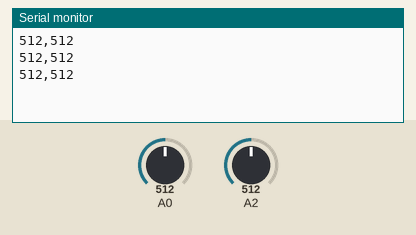
Simulated run of this sketch. Board: Arduino Uno, built with avr-gcc and run on an emulated ATmega328P. Shown: the last lines printed to the serial monitor. The inputs (shaded band) are chosen by the test bench; at power-on: A0 = 512, A2 = 512.

Above: at 1.2 s.
1.3 s: A0 set to 492
At 1.86 s:
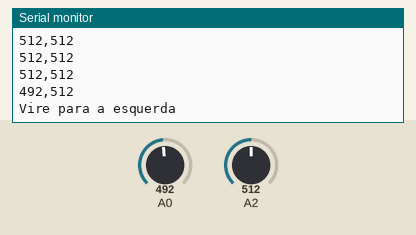
3.5 s: A2 set to 487
At 3.87 s:
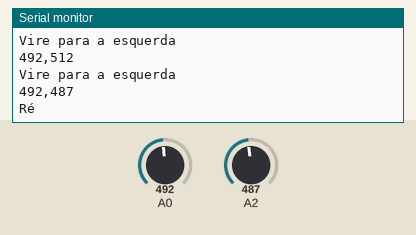

Measured:
- the behaviour switches between 501 and 500 on A0 (found by bisection; images 0 and 1)
- the behaviour switches between 501 and 500 on A2 (found by bisection; images 1 and 2)
- after the input at 1.3 s, the serial monitor: prints a new line after 0.30 s (image 1)
- after the input at 3.5 s, the serial monitor: prints a new line after 0.11 s (image 2)

The sketch:

seguidor_linha_v2.ino
```cpp
#include "DCMotor.h"
#include "LineFollower.h"

DCMotor dcMotor(5, 4, 3, 2);
LineFollower lineFollower(A0,A2,500);

int firstSensor = 0;    // first analog sensor
int secondSensor = 0;   // second analog sensor


void setup() {
  Serial.begin(9600);

}

void loop() {


  firstSensor = analogRead(A0);
  secondSensor = analogRead(A2);
  Serial.print(firstSensor);
  Serial.print(",");
  Serial.print(secondSensor);
  Serial.println("");


  //if ((firstSensor > 500) && (secondSensor > 500) ) {
  if (lineFollower.leftSensorIsUp()  &&  lineFollower.rightSensorIsUp() ) {
    dcMotor.stop();
  }
  else if (firstSensor > 500) {
    Serial.println("Vire para a direita");
    dcMotor.right();
  }
  else if (secondSensor > 500) {
    Serial.println("Vire para a esquerda");
    dcMotor.left();
  }
  else {
    Serial.println("Ré");
    dcMotor.backward();

  }
  delay(100);
  dcMotor.stop();
  delay(300);
}
```

DCMotor.cpp
```cpp
#include "Arduino.h"
#include "DCMotor.h"

DCMotor::DCMotor(int in1, int in2, int in3, int in4){
  _in1 = in1;
  _in2 = in2;
  _in3 = in3;
  _in4 = in4;

}

void DCMotor::forward(){
  clockwise(_in1,_in2);
  clockwise(_in3,_in4);
}

void DCMotor::backward(){
  antiClockwise(_in1,_in2);
  antiClockwise(_in3,_in4);
}

void DCMotor::left(){
  antiClockwise(_in1,_in2);
  clockwise(_in3,_in4);
}

void DCMotor::right(){
  clockwise(_in1,_in2);
  antiClockwise(_in3,_in4);
}

void DCMotor::stop() {
    digitalWrite(_in1, 0); digitalWrite(_in2, 0);
    digitalWrite(_in3, 0); digitalWrite(_in4, 0);
}

void DCMotor::clockwise(int inx, int iny){
  digitalWrite(inx, 1); digitalWrite(iny, 0);
}
void DCMotor::antiClockwise(int inx, int iny){
  digitalWrite(inx, 0); digitalWrite(iny, 1);
}
```

DCMotor.h
```cpp
#ifndef DCMOTOR_H
#define DCMOTOR_H


class DCMotor
{
  public:
    DCMotor(int in1, int in2, int in3, int in4);
    void forward();
    void backward();
    void left();
    void right();
    void stop();

  private:
    void clockwise(int inx, int iny);
    void antiClockwise(int inx, int iny);
    int _in1, _in2, _in3, _in4;
    //const int  IN1 = 5, IN2 = 4, IN3 = 3, IN4 = 2;//pinos

};

#endif
```

LineFollower.cpp
```cpp
#include "Arduino.h"
#include "LineFollower.h"


LineFollower::LineFollower(int pinLeftSensor, int pinRightSensor, int threshold) {
  _leftSensor = pinLeftSensor;
  _rightSensor = pinRightSensor;
  _threshold = threshold;

}

bool LineFollower::leftSensorIsUp(){
  int v = analogRead(_leftSensor);
  if (v > _threshold)
    return true;
  return false;

}

bool LineFollower::rightSensorIsUp(){
  int v = analogRead(_rightSensor);
  if (v > _threshold)
    return true;
   return false;
}
```

LineFollower.h
```cpp
#ifndef LINEFOLLOWER_H
#define LINEFOLLOWER_H


class LineFollower
{
  public:
    LineFollower(int pinLeftSensor, int pinRightSensor, int threshold);
    bool leftSensorIsUp();
    bool rightSensorIsUp();

  private:

    int _leftSensor, _rightSensor;
    int _threshold;

};

#endif
```
